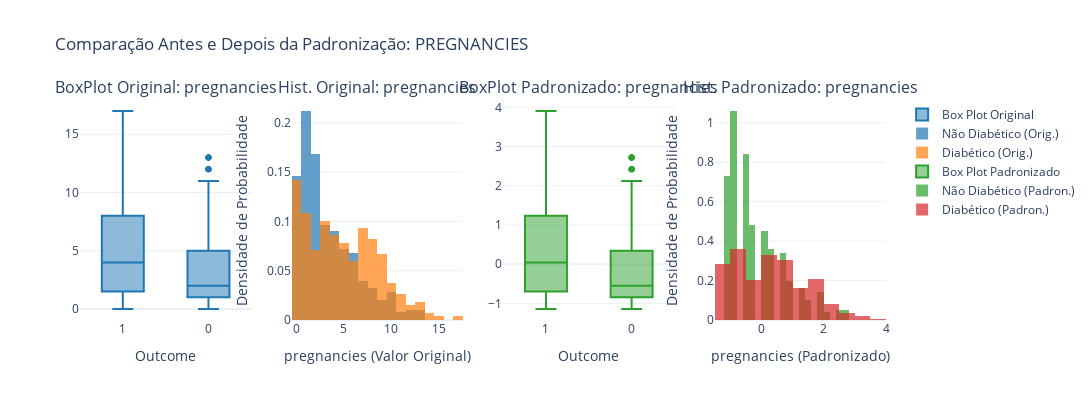

The code cell stored with this chart in its notebook:
### Code cell
for FEATURE in NUM_FEATURES:
    fig = make_subplots(
        rows=1,
        cols=4,
        subplot_titles=(
            f"BoxPlot Original: {FEATURE}",
            f"Hist. Original: {FEATURE}",
            f"BoxPlot Padronizado: {FEATURE}",
            f"Hist. Padronizado: {FEATURE}",
        ),
    )

    # Dados Originais (df3)
    fig.add_trace(
        go.Box(
            y=df3[FEATURE],
            x=df3["outcome"].astype(str),
            name="Box Plot Original",
            marker_color="#1f77b4",
            boxpoints="outliers",
        ),
        row=1,
        col=1,
    )
    hist_data3 = [df3[df3["outcome"] == 0][FEATURE], df3[df3["outcome"] == 1][FEATURE]]
    fig.add_trace(
        go.Histogram(
            x=hist_data3[0],
            name="Não Diabético (Orig.)",
            marker_color="#1f77b4",
            opacity=0.7,
            histnorm="probability density",
        ),
        row=1,
        col=2,
    )
    fig.add_trace(
        go.Histogram(
            x=hist_data3[1],
            name="Diabético (Orig.)",
            marker_color="#ff7f0e",
            opacity=0.7,
            histnorm="probability density",
        ),
        row=1,
        col=2,
    )

    # Dados Padronizados (df5)
    fig.add_trace(
        go.Box(
            y=df5[FEATURE],
            x=df5["outcome"].astype(str),
            name="Box Plot Padronizado",
            marker_color="#2ca02c",
            boxpoints="outliers",
        ),
        row=1,
        col=3,
    )
    hist_data5 = [df5[df5["outcome"] == 0][FEATURE], df5[df5["outcome"] == 1][FEATURE]]
    fig.add_trace(
        go.Histogram(
            x=hist_data5[0],
            name="Não Diabético (Padron.)",
            marker_color="#2ca02c",
            opacity=0.7,
            histnorm="probability density",
        ),
        row=1,
        col=4,
    )
    fig.add_trace(
        go.Histogram(
            x=hist_data5[1],
            name="Diabético (Padron.)",
            marker_color="#d62728",
            opacity=0.7,
            histnorm="probability density",
        ),
        row=1,
        col=4,
    )

    fig.update_layout(
        barmode="overlay",
        title_text=f"Comparação Antes e Depois da Padronização: {FEATURE.upper()}",
        height=400,
        width=1900,
        showlegend=True,
        template="plotly_white",
    )

    # Eixos claros
    fig.update_xaxes(title_text="Outcome", row=1, col=1)
    fig.update_xaxes(title_text=f"{FEATURE} (Valor Original)", row=1, col=2)
    fig.update_xaxes(title_text="Outcome", row=1, col=3)
    fig.update_xaxes(title_text=f"{FEATURE} (Padronizado)", row=1, col=4)
    fig.update_yaxes(title_text="Densidade de Probabilidade", row=1, col=2)
    fig.update_yaxes(title_text="Densidade de Probabilidade", row=1, col=4)

    fig.update_traces(hovertemplate="%{y}<extra></extra>")

    fig.show()

### Figure 1 — Plotly figure (JSON) as saved in the notebook; plotly's stock layout.template omitted (floating-point values rounded to 4 significant figures; data arrays with more than 128 entries replaced by an {"elided": "..."} marker saying what was removed)
{"data": [{"boxpoints": "outliers", "hovertemplate": "%{y}<extra></extra>", "marker": {"color": "#1f77b4"}, "name": "Box Plot Original", "type": "box", "x": {"elided": "768 str values"}, "xaxis": "x", "y": {"elided": "768 int values"}, "yaxis": "y"}, {"histnorm": "probability density", "hovertemplate": "%{y}<extra></extra>", "marker": {"color": "#1f77b4"}, "name": "Não Diabético (Orig.)", "opacity": 0.7, "type": "histogram", "x": {"elided": "500 int values"}, "xaxis": "x2", "yaxis": "y2"}, {"histnorm": "probability density", "hovertemplate": "%{y}<extra></extra>", "marker": {"color": "#ff7f0e"}, "name": "Diabético (Orig.)", "opacity": 0.7, "type": "histogram", "x": {"elided": "268 int values"}, "xaxis": "x2", "yaxis": "y2"}, {"boxpoints": "outliers", "hovertemplate": "%{y}<extra></extra>", "marker": {"color": "#2ca02c"}, "name": "Box Plot Padronizado", "type": "box", "x": {"elided": "768 str values"}, "xaxis": "x3", "y": {"elided": "768 float values"}, "yaxis": "y3"}, {"histnorm": "probability density", "hovertemplate": "%{y}<extra></extra>", "marker": {"color": "#2ca02c"}, "name": "Não Diabético (Padron.)", "opacity": 0.7, "type": "histogram", "x": {"elided": "500 float values"}, "xaxis": "x4", "yaxis": "y4"}, {"histnorm": "probability density", "hovertemplate": "%{y}<extra></extra>", "marker": {"color": "#d62728"}, "name": "Diabético (Padron.)", "opacity": 0.7, "type": "histogram", "x": {"elided": "268 float values"}, "xaxis": "x4", "yaxis": "y4"}], "layout": {"annotations": [{"font": {"size": 16}, "showarrow": false, "text": "BoxPlot Original: pregnancies", "x": 0.1062, "xanchor": "center", "xref": "paper", "y": 1, "yanchor": "bottom", "yref": "paper"}, {"font": {"size": 16}, "showarrow": false, "text": "Hist. Original: pregnancies", "x": 0.3688, "xanchor": "center", "xref": "paper", "y": 1, "yanchor": "bottom", "yref": "paper"}, {"font": {"size": 16}, "showarrow": false, "text": "BoxPlot Padronizado: pregnancies", "x": 0.6313, "xanchor": "center", "xref": "paper", "y": 1, "yanchor": "bottom", "yref": "paper"}, {"font": {"size": 16}, "showarrow": false, "text": "Hist. Padronizado: pregnancies", "x": 0.8938, "xanchor": "center", "xref": "paper", "y": 1, "yanchor": "bottom", "yref": "paper"}], "barmode": "overlay", "height": 400, "showlegend": true, "title": {"text": "Comparação Antes e Depois da Padronização: PREGNANCIES"}, "width": 1900, "xaxis": {"anchor": "y", "domain": [0, 0.2125], "title": {"text": "Outcome"}}, "xaxis2": {"anchor": "y2", "domain": [0.2625, 0.475], "title": {"text": "pregnancies (Valor Original)"}}, "xaxis3": {"anchor": "y3", "domain": [0.525, 0.7375], "title": {"text": "Outcome"}}, "xaxis4": {"anchor": "y4", "domain": [0.7875, 1], "title": {"text": "pregnancies (Padronizado)"}}, "yaxis": {"anchor": "x", "domain": [0, 1]}, "yaxis2": {"anchor": "x2", "domain": [0, 1], "title": {"text": "Densidade de Probabilidade"}}, "yaxis3": {"anchor": "x3", "domain": [0, 1]}, "yaxis4": {"anchor": "x4", "domain": [0, 1], "title": {"text": "Densidade de Probabilidade"}}}}
